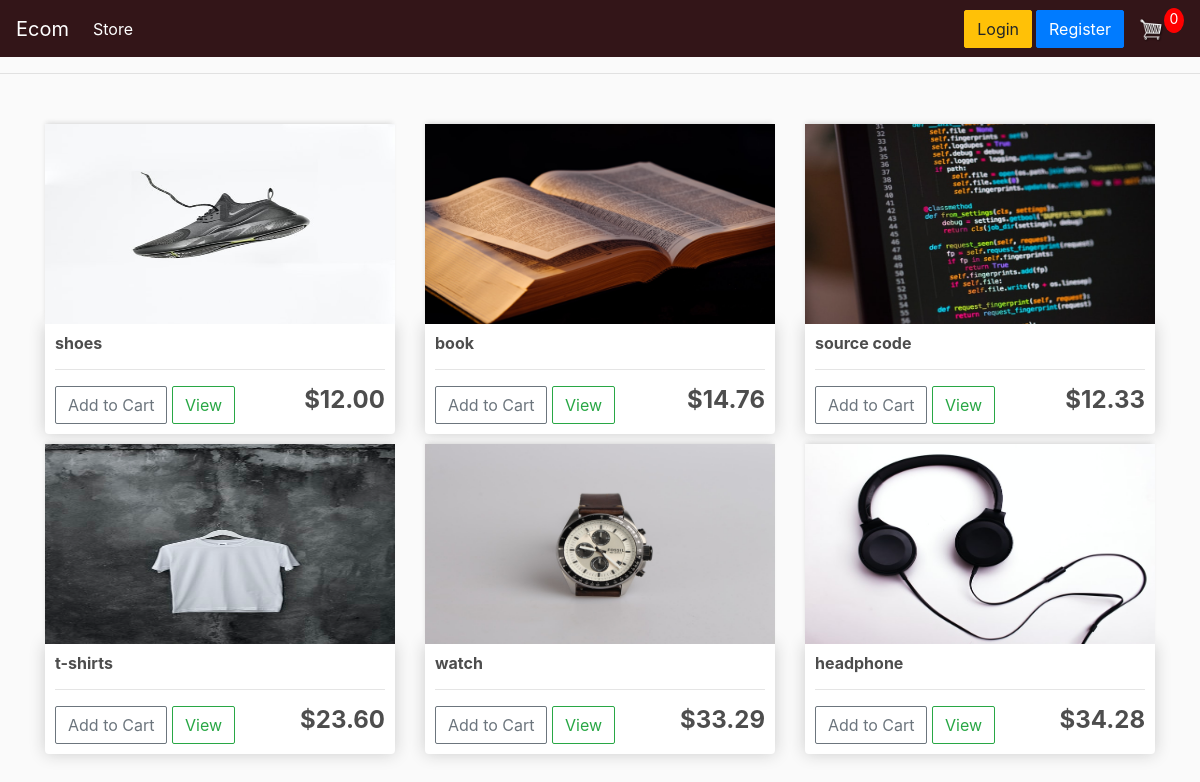
The page / on the database its author committed.
### store/models.py (models this page shows, shortened)
class Product(models.Model):
    name = models.CharField(max_length=50)
    price = models.FloatField()
    digital = models.BooleanField(default=False,null=True,blank=True)
    image = models.ImageField(null=True,blank=True)

### store/views.py (the view)
# urls.py: path('', include('store.urls')),
def store(request):
    if request.user.is_authenticated:
        castomer = request.user.castomer
        order,created = Order.objects.get_or_create(coustomer=castomer,competed = False)
        cartItems = order.get_cart_items
    else:
        try:
            cart = json.loads(request.COOKIES['cart'])
        except:
            cart={}
        order = {'get_cart_items':0}
        cartItems = order['get_cart_items']
        for c in cart:
            cartItems+=cart[c]['quantity']
    products = Product.objects.all()
    context = {"products": products , 'cartItems':cartItems}
    return render(request,"store/store.html",context)

### store/templates/store/store.html (shortened to what this page needs)
{% extends 'store/main.html' %}
{% load static %}
{% block content %}
	<div class="row">
		{% for product in products %}
			<div class="col-lg-4">
				{% if product.image %}
					<img class="thumbnail" src="{{product.image.url}}">
				{% else %}
					<img class="thumbnail" src="{% static 'images/placeholder.png' %}">
				{% endif %}
				<div class="box-element product">
					<h6><strong>{{product.name}}</strong></h6>
					<hr>
					<button data-product="{{product.id}}" data-action="add" class="btn btn-outline-secondary add-btn update-cart">Add to Cart</button>
					<a class="btn btn-outline-success" href="#">View</a>
					<h4 style="display: inline-block; float: right"><strong>${{product.price | floatformat:2 }}</strong></h4>
				</div>
			</div>
		{% endfor %}
	</div>
{% endblock content %}

### store/templates/store/main.html (shortened to what this page needs)
{% load static %}
<!DOCTYPE html>
<html>
    <head>
        <link rel="stylesheet" href="https://stackpath.bootstrapcdn.com/bootstrap/4.4.1/css/bootstrap.min.css">
        <link rel="stylesheet" href="{% static 'css/main.css' %}">
     </head>
     <body>
<nav class="navbar navbar-expand-lg navbar-dark bg-dark">
  <a class="navbar-brand" href="{% url 'store' %}">Ecom</a>
  <div class="collapse navbar-collapse" id="navbarSupportedContent">
    <ul class="navbar-nav mr-auto">
      <li class="nav-item active">
        <a class="nav-link" href="{% url 'store' %}">Store<span class="sr-only">(current)</span></a>
      </li>
    </ul>
    <div class="form-inline my-2 my-lg-0" >
       {% if user.is_authenticated %}
        {% if user.is_superuser %}
          <a href="/admin/" class="btn btn-secondary" style="margin-right:4px">admin</a>
        {% endif %}
        <a href="{% url 'logout' %}" class="btn btn-success">Log out</a>
       {% else %}
        <a href="{% url 'login' %}" class="btn btn-warning"  style="margin-right:4px">Login</a>
        <a href="{% url 'signup' %}" class="btn btn-primary">Register</a>
       {% endif %}
     	<a href="{% url 'cart' %}">
    		<img  id="cart-icon" src="{% static 'images/cart.png' %}">
    	</a>
      {% if cartItems %}
          <p id="cart-total">{{cartItems}} </p>
      {% else %}
        <p id="cart-total">0</p>
      {% endif %}
    </div>
  </div>
</nav>
        <hr>
         <div class="container">
                <br>
                {% block content %}
                 {% endblock content %}
         </div>
     </body>
</html>

### static/css/main.css (style rules this page uses)
body { background-color: hsl(0, 0%, 98%); }
h1,h2,h3,h4,h5,h6 { color:hsl(0, 0%, 30%); }
.box-element { box-shadow:hsl(0, 0%, 80%) 0 0 16px; background-color: #fff; border-radius: 4px; padding: 10px; }
.thumbnail { width: 100%; height: 200px; -webkit-box-shadow: -1px -3px 5px -2px rgba(214,214,214,1); -moz-box-shadow: -1px -3px 5px -2px rgba(214,214,214,1); box-shadow: -1px -3px 5px -2px rgba(214,214,214,1); }
.product { border-radius: 0 0 4px 4px; }
.bg-dark { background-color: #331518!important; }
#cart-icon { width:25px; display: inline-block; margin-left: 15px; }
#cart-total { display: block; text-align: center; color:#fff; background-color: red; width: 20px; height: 25px; border-radius: 50%; font-size: 14px; }
.col-lg-4, .col-lg-6, .col-lg-8, .col-lg-12 { margin-top: 10px; }
.btn { border-radius: 2px; }

### rows shown on the page
Product: image (picture), name "shoes", price "12.00"
Product: image (picture), name "book", price "14.76"
Product: image (picture), name "source code", price "12.33"
Product: image (picture), name "t-shirts", price "23.60"
Product: image (picture), name "watch", price "33.29"
Product: image (picture), name "headphone", price "34.28"
